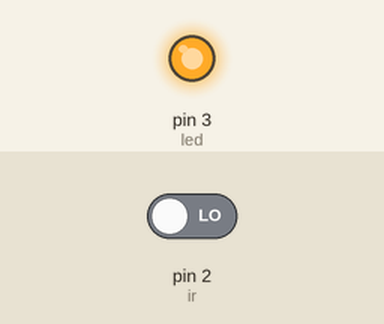
Bench run of a sketch on a simulated Arduino Uno, built with avr-gcc and run on an emulated ATmega328P. Shown: output pins drawn as LEDs (lit = HIGH). The test bench sets the inputs (shaded band); at power-on: pin 2 (ir) LOW. What the sketch prints to the serial monitor is not drawn.

Above: at 1.2 s.
1.3 s: pin 2 (ir) driven HIGH
At 1.6 s:
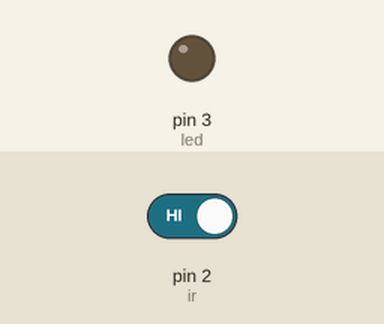
2.8 s: pin 2 (ir) driven LOW
At 4.0 s:
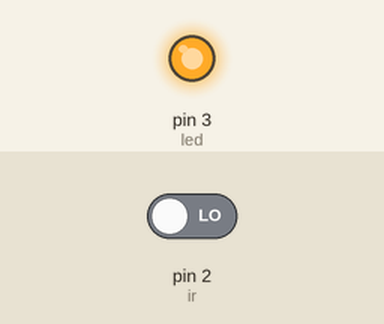
Timing chart, 0 to 5.8 s (numbered marks = the images above; inputs shaded):
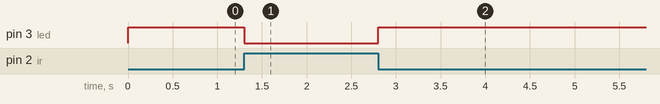

Measured:
- after the input at 1.3 s, pin 3 (led): HIGH → LOW at once
- after the input at 2.8 s, pin 3 (led): LOW → HIGH at once

The sketch:

led_on_off_w_ir_2_way.ino
```cpp
int ir=2;
int led=3;

void setup()
{
pinMode(ir,INPUT);
pinMode(led,OUTPUT);
Serial.begin(9600);
}

void loop()
{

if (digitalRead(ir)==1) //direct(no variable used to save the input value of ir)
  {
  digitalWrite(led,LOW);
  }
  else if (digitalRead(ir)==0)
  {
  digitalWrite(led,HIGH);
  }
  Serial.println(digitalRead(ir)); //ln in print is for endl aka next line)
}
```
